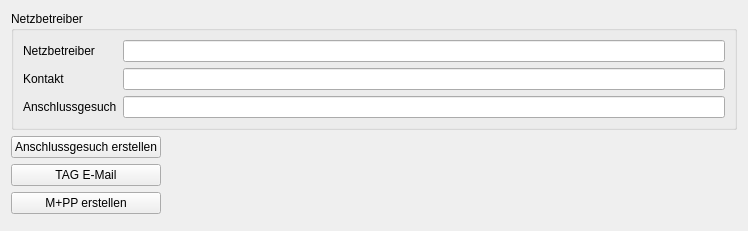
      <widget class="QWidget" name="sw_PowerCompany">
       <property name="minimumSize">
        <size>
         <width>748</width>
         <height>0</height>
        </size>
       </property>
       <layout class="QVBoxLayout" name="verticalLayout_8">
        <item>
         <widget class="QGroupBox" name="groupBox_5">
          <property name="sizePolicy">
           <sizepolicy hsizetype="Preferred" vsizetype="Fixed">
            <horstretch>0</horstretch>
            <verstretch>0</verstretch>
           </sizepolicy>
          </property>
          <property name="title">
           <string>Netzbetreiber</string>
          </property>
          <layout class="QFormLayout" name="formLayout_7">
           <item row="0" column="0">
            <widget class="QLabel" name="label_24">
             <property name="text">
              <string>Netzbetreiber</string>
             </property>
            </widget>
           </item>
           <item row="0" column="1">
            <widget class="QLineEdit" name="pvp_powerCompany_name">
             <property name="text">
              <string/>
             </property>
             <property name="readOnly">
              <bool>true</bool>
             </property>
            </widget>
           </item>
           <item row="1" column="0">
            <widget class="QLabel" name="label_28">
             <property name="text">
              <string>Kontakt</string>
             </property>
            </widget>
           </item>
           <item row="1" column="1">
            <widget class="QLineEdit" name="evu_3">
             <property name="text">
              <string/>
             </property>
             <property name="readOnly">
              <bool>true</bool>
             </property>
            </widget>
           </item>
           <item row="2" column="0">
            <widget class="QLabel" name="label_27">
             <property name="text">
              <string>Anschlussgesuch</string>
             </property>
            </widget>
           </item>
           <item row="2" column="1">
            <widget class="QLineEdit" name="pvp_powerCompany_tagContact_email">
             <property name="text">
              <string/>
             </property>
             <property name="readOnly">
              <bool>true</bool>
             </property>
            </widget>
           </item>
          </layout>
         </widget>
        </item>
        <item>
         <layout class="QGridLayout" name="gridLayout_7">
          <item row="1" column="0">
           <widget class="QPushButton" name="composeTagEmail">
            <property name="text">
             <string>TAG E-Mail</string>
            </property>
           </widget>
          </item>
          <item row="2" column="0">
           <widget class="QPushButton" name="createMundpp">
            <property name="text">
             <string>M+PP erstellen</string>
            </property>
           </widget>
          </item>
          <item row="0" column="0">
           <widget class="QPushButton" name="createTag">
            <property name="text">
             <string>Anschlussgesuch erstellen</string>
            </property>
           </widget>
          </item>
          <item row="0" column="1" rowspan="3">
           <widget class="QFrame" name="frame_10">
            <property name="sizePolicy">
             <sizepolicy hsizetype="Expanding" vsizetype="Preferred">
              <horstretch>0</horstretch>
              <verstretch>0</verstretch>
             </sizepolicy>
            </property>
            <property name="frameShape">
             <enum>QFrame::NoFrame</enum>
            </property>
            <property name="frameShadow">
             <enum>QFrame::Raised</enum>
            </property>
           </widget>
          </item>
          <item row="3" column="0">
           <widget class="QFrame" name="frame_11">
            <property name="frameShape">
             <enum>QFrame::NoFrame</enum>
            </property>
            <property name="frameShadow">
             <enum>QFrame::Raised</enum>
            </property>
           </widget>
          </item>
         </layout>
        </item>
       </layout>
      </widget>
